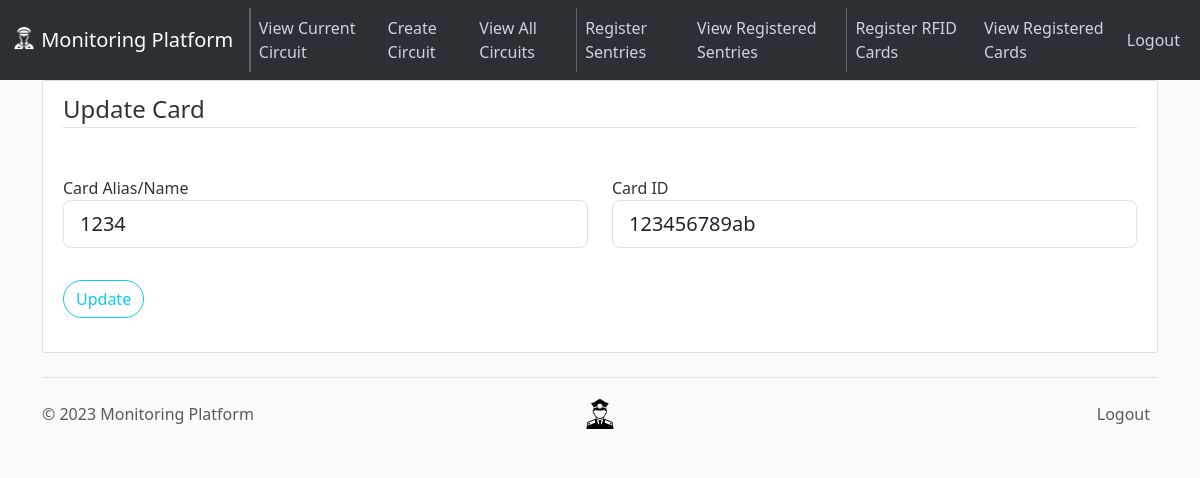
Page /cards/view/2/update (signed in) on the earlier database version.
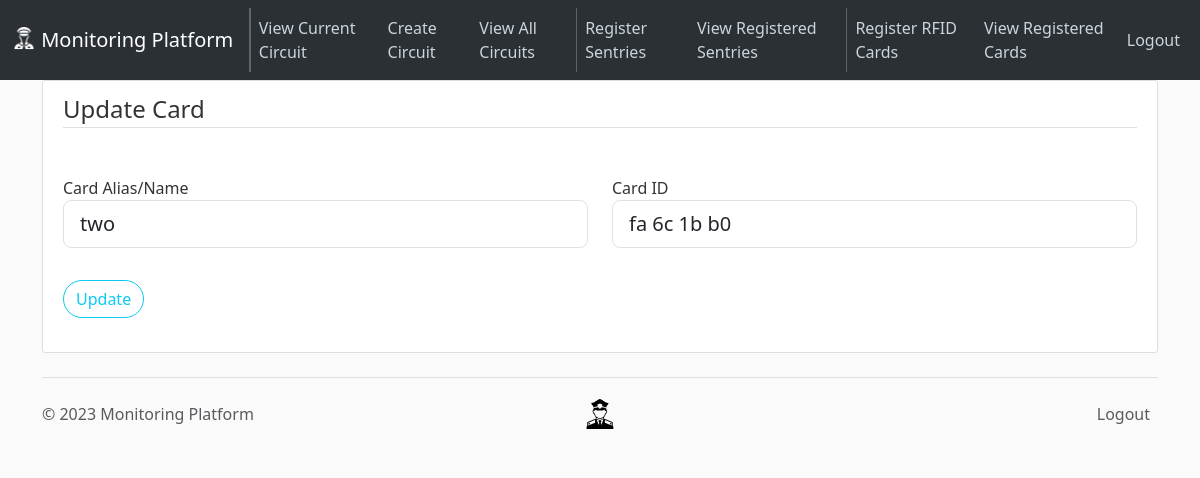
Same page on the later database version.
### app/models.py (models this page shows, shortened)
class Card(db.Model):
    __tablename__ = "cards"
    id = Column(Integer, primary_key=True, autoincrement=True)
    rfid_id = Column(String(11), unique=True, nullable=False)
    alias = Column(String(20), unique=True, nullable=False)

### app/routes.py (the view)
@app.route("/cards/view/<int:card_id>/update", methods=["GET", "POST"])
@login_required  # ensures that supervisor is logged in to access
def update_card(card_id):
    card = Card.query.get_or_404(card_id)
    form = UpdateCardForm(obj=card)
    if form.validate_on_submit():
        form.populate_obj(card)
        db.session.commit()
        flash("Card information updated.", "success")
        return redirect(url_for("home"))
    return render_template(
        "register-card.html",
        title="Update Card",
        form=form,
        legend="Update Card",
    )

### app/forms.py (shortened to what this page needs)
class UpdateCardForm(FlaskForm):
    rfid_id = StringField(
        "Card ID",
        validators=[
            InputRequired(),
            Length(min=11, max=11, message="Input valid card ID"),
        ],
    )
    alias = StringField("Card Alias/Name", validators=[InputRequired()])
    submit = SubmitField("Update")

### app/models.py (called while the page is built)
@login_manager.user_loader
def load_supervisor(supervisor_id):
    return Supervisor.query.get(int(supervisor_id))

### app/templates/register-card.html (shortened to what this page needs)
{% extends "layout.html" %} {% block content %}
<div class="content-section">
  <div class="center">
    <form method="POST" action="">
      <fieldset class="form-group">
        <legend class="border-bottom mb-4">{{ legend }}</legend>
        <div class="row">
          <div class="col-6 form-group my-4">
            {{ form.alias.label(class="form-control-label") }} {% if
            form.alias.errors %} {{ form.alias(class="form-control
            form-control-lg is-invalid") }}
            <div class="invalid-feedback">
              {% for error in form.alias.errors %}
              <span>{{ error }}</span>
              {% endfor %}
            </div>
            {% else %} {{ form.alias(class="form-control form-control-lg")}} {%
            endif %}
          </div>
          <div class="col-6 form-group my-4">
            {{ form.rfid_id.label(class="form-control-label") }} {% if
            form.rfid_id.errors %} {{ form.rfid_id(class="form-control
            form-control-lg is-invalid") }}
            <div class="invalid-feedback">
              {% for error in form.rfid_id.errors %}
              <span>{{ error }}</span>
              {% endfor %}
            </div>
            {% else %} {{ form.rfid_id(class="form-control form-control-lg")}}
            {% endif %}
          </div>
        </div>
      </fieldset>
      <div class="form-group mt-2 mb-4">
        {{ form.submit(class="btn btn-outline-info rounded-pill") }}
      </div>
    </form>
  </div>
</div>
{% endblock %}

Differences in the rows shown:
changed Card: alias "1234" → "two"; rfid_id "123456789ab" → "fa 6c 1b b0"
